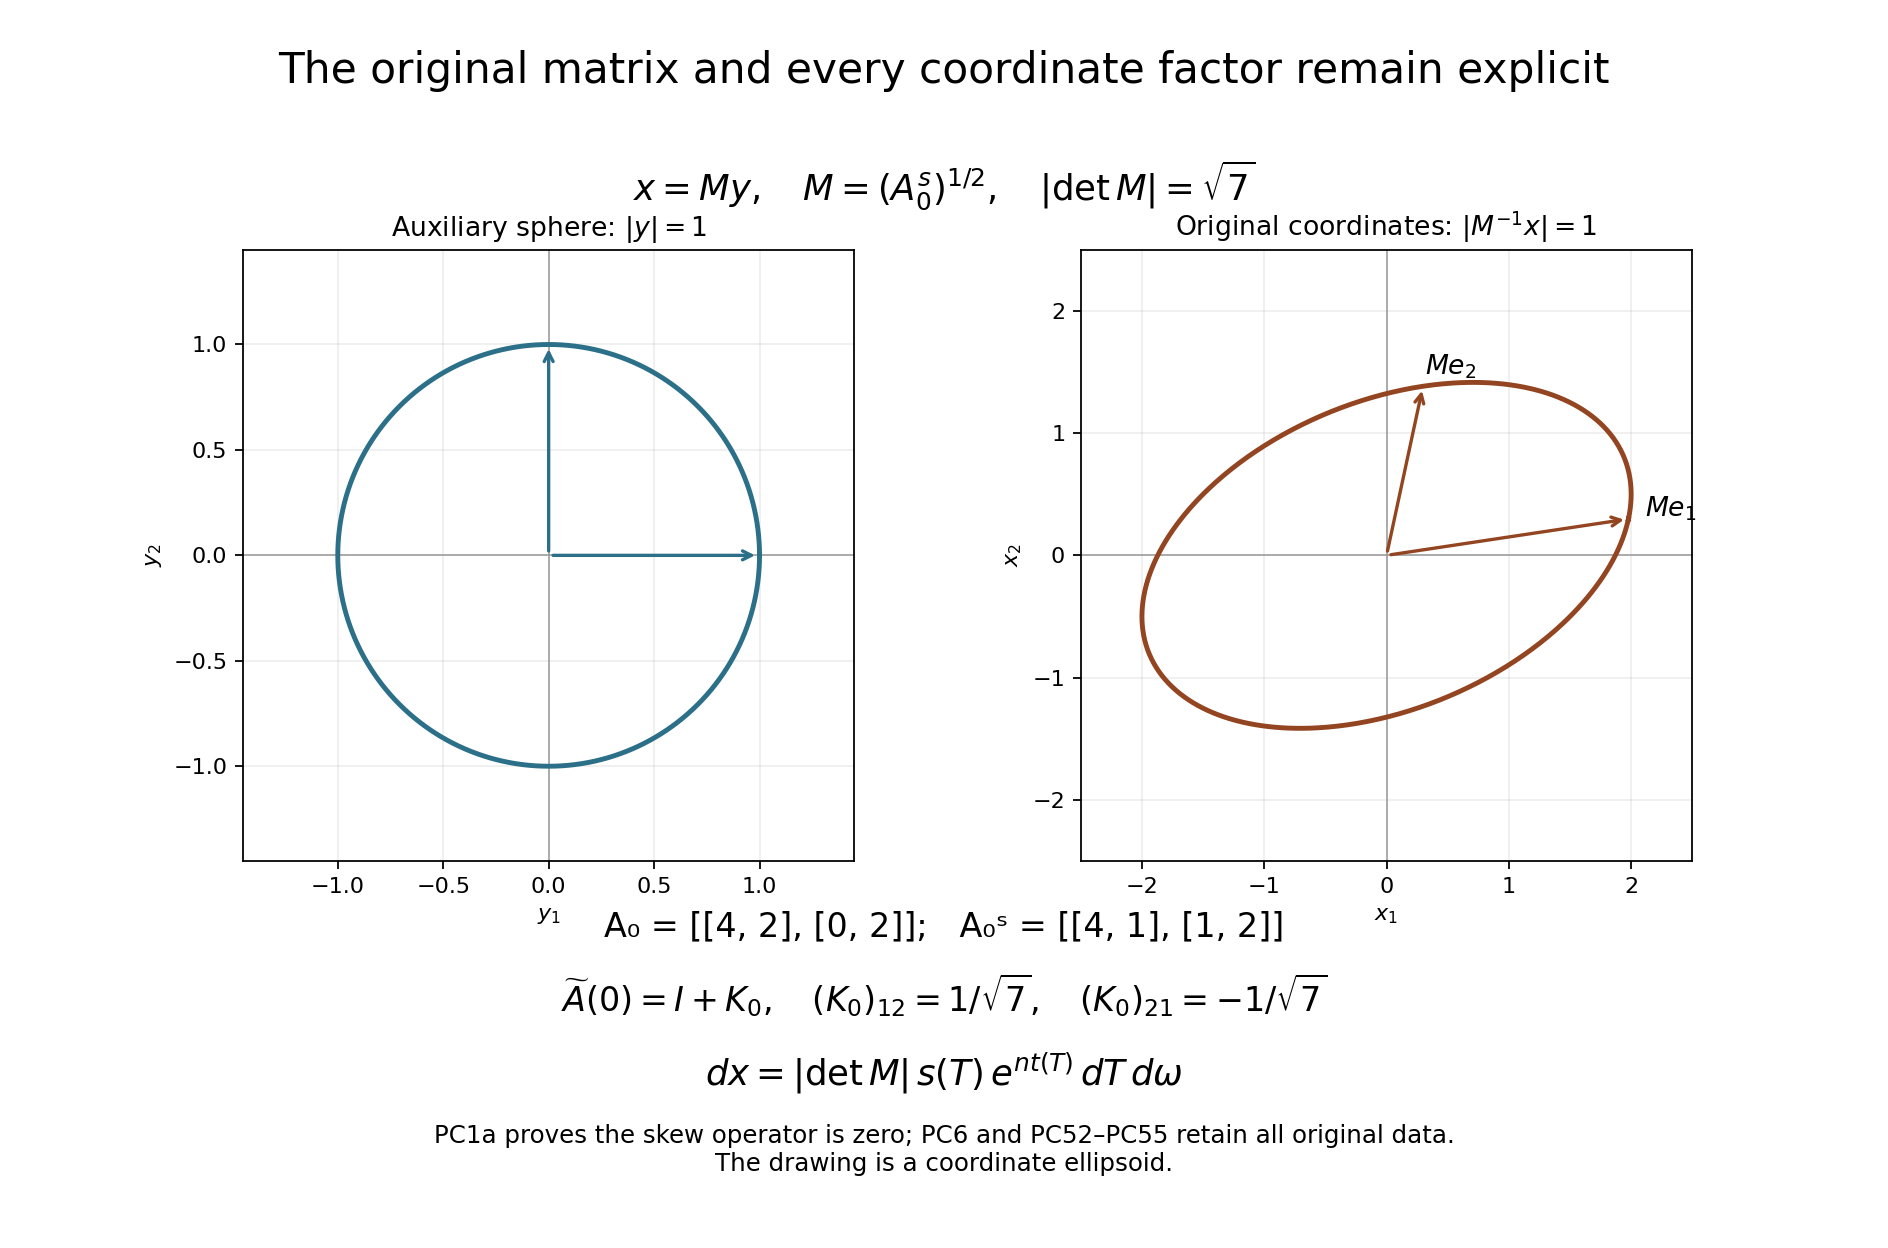

Python code for this plot:
"""Reproduce the exact coordinate ellipsoid and retained skew matrix."""
from pathlib import Path
import numpy as np
import matplotlib
matplotlib.use('Agg')
import matplotlib.pyplot as plt
P=Path(__file__).resolve().parent
A0=np.array([[4.,2.],[0.,2.]])
As=(A0+A0.T)/2
eigen,axes=np.linalg.eigh(As)
M=(axes*np.sqrt(eigen))@axes.T
theta=np.linspace(0,2*np.pi,601)
circle=np.stack([np.cos(theta),np.sin(theta)])
ellipse=M@circle
K=np.linalg.inv(M)@(A0-As)@np.linalg.inv(M).T
assert np.allclose(np.linalg.det(M),np.sqrt(7))
assert np.allclose(K,np.array([[0,1/np.sqrt(7)],[-1/np.sqrt(7),0]]))
fig,panels=plt.subplots(1,2,figsize=(11.8,7.8))
fig.subplots_adjust(top=.80,bottom=.31,wspace=.34)
for ax in panels:
 ax.set_aspect('equal');ax.axhline(0,color='#999999',lw=.7);ax.axvline(0,color='#999999',lw=.7)
 ax.grid(alpha=.2)
panels[0].plot(circle[0],circle[1],color='#2b6f89',lw=2.2)
panels[0].set(xlim=(-1.45,1.45),ylim=(-1.45,1.45),xlabel=r'$y_1$',ylabel=r'$y_2$',title=r'Auxiliary sphere: $|y|=1$')
panels[1].plot(ellipse[0],ellipse[1],color='#934521',lw=2.2)
panels[1].set(xlim=(-2.5,2.5),ylim=(-2.5,2.5),xlabel=r'$x_1$',ylabel=r'$x_2$',title=r'Original coordinates: $|M^{-1}x|=1$')
for j in range(2):
 panels[0].annotate('',xy=circle[:,150*j],xytext=(0,0),arrowprops=dict(arrowstyle='->',color='#2b6f89',lw=1.5))
 panels[1].annotate('',xy=M[:,j],xytext=(0,0),arrowprops=dict(arrowstyle='->',color='#934521',lw=1.5))
 panels[1].text(*(M[:,j]*1.07),r'$Me_'+str(j+1)+'$',fontsize=12)
fig.suptitle('The original matrix and every coordinate factor remain explicit',fontsize=19,y=.96)
fig.text(.50,.84,r'$x=My,\quad M=(A_0^s)^{1/2},\quad |\det M|=\sqrt{7}$',ha='center',fontsize=16)
fig.text(.50,.25,'A₀ = [[4, 2], [0, 2]];   A₀ˢ = [[4, 1], [1, 2]]',ha='center',fontsize=15)
fig.text(.50,.19,r'$\widetilde A(0)=I+K_0,\quad (K_0)_{12}=1/\sqrt{7},\quad (K_0)_{21}=-1/\sqrt{7}$',ha='center',fontsize=15)
fig.text(.50,.13,r'$dx=|\det M|\,s(T)\,e^{nt(T)}\,dT\,d\omega$',ha='center',fontsize=16)
fig.text(.50,.062,'PC1a proves the skew operator is zero; PC6 and PC52–PC55 retain all original data.\nThe drawing is a coordinate ellipsoid.',ha='center',fontsize=11)
fig.savefig(P/'original-point-coordinate-map.svg')
fig.savefig(P/'original-point-coordinate-map.png',dpi=160)
